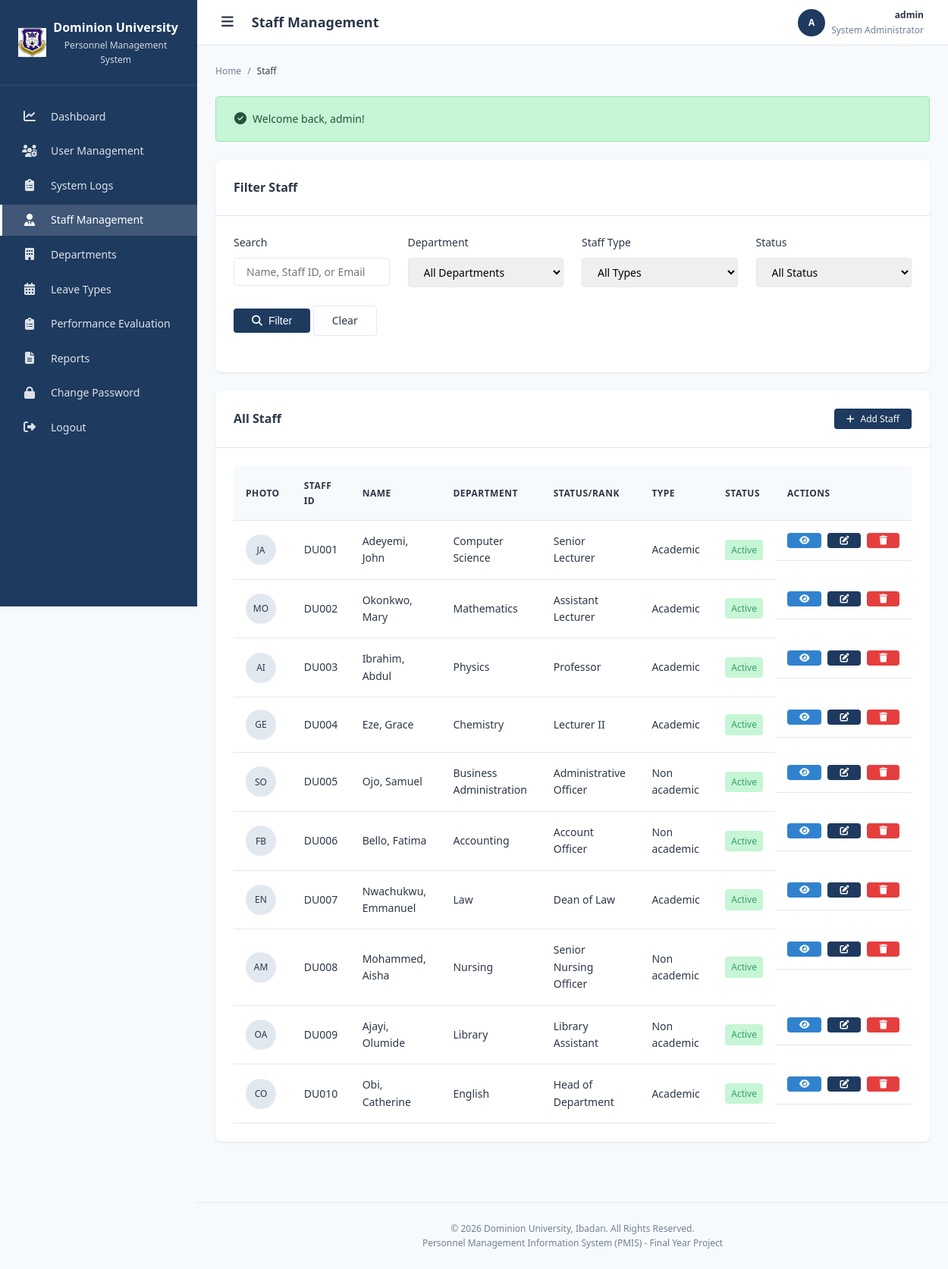
Page /modules/staff/list.php (signed in) on the committed database.
### tables this page shows
CREATE TABLE staff (
    id INT AUTO_INCREMENT PRIMARY KEY,
    staff_id VARCHAR(50) NOT NULL UNIQUE COMMENT 'Unique staff identification number',
    first_name VARCHAR(100) NOT NULL,
    last_name VARCHAR(100) NOT NULL,
    middle_name VARCHAR(100),
    gender ENUM('Male', 'Female', 'Other') NOT NULL,
    date_of_birth DATE,
    marital_status ENUM('Single', 'Married', 'Divorced', 'Widowed'),
    address TEXT,
    phone VARCHAR(20),
    email VARCHAR(100),
    next_of_kin VARCHAR(200),
    height VARCHAR(10),
    qualification VARCHAR(255),
    department_id INT,
    rank VARCHAR(100) COMMENT 'Job title/designation',
    employment_condition ENUM('Permanent', 'Contract', 'Temporary', 'Part-time') DEFAULT 'Permanent',
    date_recruited DATE,
    reason TEXT COMMENT 'Reason for employment/remarks',
    basic_salary DECIMAL(12, 2),
    staff_type ENUM('academic', 'non_academic') NOT NULL,
    passport_photo VARCHAR(255) COMMENT 'Path to passport photo',
    status ENUM('active', 'inactive', 'suspended') DEFAULT 'active',
    created_at TIMESTAMP DEFAULT CURRENT_TIMESTAMP,
    updated_at TIMESTAMP DEFAULT CURRENT_TIMESTAMP ON UPDATE CURRENT_TIMESTAMP,
    
     
    FOREIGN KEY (department_id) REFERENCES departments(id) ON DELETE SET NULL ON UPDATE CASCADE,
    
     
    INDEX idx_staff_id (staff_id),
    INDEX idx_staff_name (last_name, first_name),
    INDEX idx_staff_type (staff_type),
    INDEX idx_staff_status (status),
    INDEX idx_staff_dept (department_id)
);

CREATE TABLE departments (
    id INT AUTO_INCREMENT PRIMARY KEY,
    department_name VARCHAR(100) NOT NULL,
    department_code VARCHAR(20) UNIQUE,
    hod_staff_id INT NULL,
    description TEXT,
    created_at TIMESTAMP DEFAULT CURRENT_TIMESTAMP,
    updated_at TIMESTAMP DEFAULT CURRENT_TIMESTAMP ON UPDATE CURRENT_TIMESTAMP,
    INDEX idx_dept_name (department_name),
    INDEX idx_dept_code (department_code)
);

### includes/role_check.php (called while the page is built, shortened)
<?php
function getStatusBadgeClass($status) {
    $classes = [
        'active' => 'badge-success',
        'inactive' => 'badge-danger',
        'pending' => 'badge-warning',
        'approved' => 'badge-success',
        'rejected' => 'badge-danger',
        'suspended' => 'badge-warning',
        'hod_approved' => 'badge-info',
        'hod_rejected' => 'badge-danger',
        'dean_approved' => 'badge-info',
        'dean_rejected' => 'badge-danger'
    ];
    return $classes[$status] ?? 'badge-default';
}

### modules/staff/list.php (the view, shortened to what this page needs)
<?php
require_once '../../includes/functions.php';
require_once '../../includes/role_check.php';
$search = $_GET['search'] ?? '';
$sql = "
    SELECT s.*, d.department_name,
           (SELECT COUNT(*) FROM leave_applications WHERE staff_id = s.id AND status = 'pending') as pending_leave
    FROM staff s
    LEFT JOIN departments d ON s.department_id = d.id
    WHERE 1=1
";
$params = [];
$sql .= " ORDER BY s.created_at DESC";
$stmt = $pdo->prepare($sql);
$stmt->execute($params);
$staffList = $stmt->fetchAll();
require_once '../../includes/header.php';
require_once '../../includes/sidebar.php';
?>
<div class="card mb-3">
    <div class="card-header">
        <h3 class="card-title">Filter Staff</h3>
    </div>
    <div class="card-body">
        <form method="GET" action="">
            <div class="form-row">
                <div class="form-group">
                    <label class="form-label">Search</label>
                    <input type="text" name="search" class="form-control"
                           value="<?php echo escapeOutput($search); ?>"
                           placeholder="Name, Staff ID, or Email">
                </div>
                <div class="form-group">
                    <label class="form-label">Department</label>
                    <select name="department" class="form-control">
                        <option value="">All Departments</option>
                    </select>
                </div>
                <div class="form-group">
                    <label class="form-label">Staff Type</label>
                    <select name="type" class="form-control">
                        <option value="">All Types</option>
                    </select>
                </div>
                <div class="form-group">
                    <label class="form-label">Status</label>
                    <select name="status" class="form-control">
                        <option value="">All Status</option>
                    </select>
                </div>
            </div>
            <div class="form-group">
                <button type="submit" class="btn btn-primary"><i class="fas fa-search"></i> Filter</button>
                <a href="list.php" class="btn btn-outline">Clear</a>
            </div>
        </form>
    </div>
</div>
<div class="card">
    <div class="card-header">
        <h3 class="card-title">All Staff</h3>
        <a href="add.php" class="btn btn-primary btn-sm"><i class="fas fa-plus"></i> Add Staff</a>
    </div>
    <div class="card-body">
        <?php if (!empty($staffList)): ?>
            <div class="table-container">
                <table class="data-table" id="staffTable">
                    <thead>
                        <tr>
                            <th>Photo</th>
                            <th>Staff ID</th>
                            <th>Name</th>
                            <th>Department</th>
                            <th>Status/Rank</th>
                            <th>Type</th>
                            <th>Status</th>
                            <th>Actions</th>
                        </tr>
                    </thead>
                    <tbody>
                        <?php foreach ($staffList as $staff): ?>
                            <tr>
                                <td>
                                    <?php if ($staff['passport_photo']): ?>
                                        <img src="<?php echo escapeOutput($staff['passport_photo']); ?>"
                                             alt="Photo" style="width: 40px; height: 40px; border-radius: 50%; object-fit: cover;">
                                    <?php else: ?>
                                        <div style="width: 40px; height: 40px; border-radius: 50%; background: #e2e8f0;
                                                    display: flex; align-items: center; justify-content: center; font-size: 12px;">
                                            <?php echo getInitials($staff['first_name'] . ' ' . $staff['last_name']); ?>
                                        </div>
                                    <?php endif; ?>
                                </td>
                                <td><?php echo escapeOutput($staff['staff_id']); ?></td>
                                <td><?php echo escapeOutput($staff['last_name'] . ', ' . $staff['first_name']); ?></td>
                                <td><?php echo escapeOutput($staff['department_name'] ?? 'N/A'); ?></td>
                                <td><?php echo escapeOutput($staff['rank']); ?></td>
                                <td><?php echo ucfirst(str_replace('_', ' ', $staff['staff_type'])); ?></td>
                                <td>
                                    <span class="badge <?php echo getStatusBadgeClass($staff['status']); ?>">
                                        <?php echo ucfirst($staff['status']); ?>
                                    </span>
                                </td>
                                <td class="actions">
                                    <a href="view.php?id=<?php echo $staff['id']; ?>" class="btn btn-sm btn-info" title="View"><i class="fas fa-eye"></i></a>
                                    <a href="edit.php?id=<?php echo $staff['id']; ?>" class="btn btn-sm btn-primary" title="Edit"><i class="fas fa-edit"></i></a>
                                    <a href="delete.php?id=<?php echo $staff['id']; ?>" class="btn btn-sm btn-danger" title="Delete"
                                       onclick="return confirm('Are you sure you want to permanently delete this staff record? This will also remove their leave applications and assessments. This action cannot be undone.')"><i class="fas fa-trash"></i></a>
                                </td>
                            </tr>
                        <?php endforeach; ?>
                    </tbody>
                </table>
            </div>
        <?php else: ?>
            <p class="text-center text-muted">No staff found</p>
        <?php endif; ?>
    </div>
</div>
<?php require_once '../../includes/footer.php'; ?>

### assets/css/style.css (style rules this page uses)
:root { --primary-color: #1e3a5f; --primary-dark: #152a45; --primary-light: #2c5282; --secondary-color: #2d5a87; --accent-color: #3182ce; --bg-color: #f7fafc; --card-bg: #ffffff; --text-color: #2d3748; --text-muted: #718096; --border-color: #e2e8f0; --success-color: #38a169; --success-bg: #c6f6d5; --danger-color: #e53e3e; --danger-bg: #fed7d7; --warning-color: #d69e2e; --warning-bg: #fefcbf; --info-color: #3182ce; --info-bg: #bee3f8; --font-family: 'Segoe UI', Tahoma, Geneva, Verdana, sans-serif; --font-size-base: 14px; --font-size-sm: 12px; --font-size-lg: 16px; --font-size-xl: 18px; --font-size-2xl: 24px; --spacing-xs: 4px; --spacing-sm: 8px; --spacing-md: 16px; --spacing-lg: 24px; --spacing-xl: 32px; --radius-sm: 4px; --radius-md: 8px; --radius-lg: 12px; --shadow-sm: 0 1px 3px rgba(0, 0, 0, 0.1); --shadow-md: 0 4px 6px rgba(0, 0, 0, 0.1); --shadow-lg: 0 10px 15px rgba(0, 0, 0, 0.1); --sidebar-width: 260px; --sidebar-collapsed: 70px; --header-height: 60px; }
* { margin: 0; padding: 0; box-sizing: border-box; }
html { font-size: var(--font-size-base); }
body { font-family: var(--font-family); background-color: var(--bg-color); color: var(--text-color); line-height: 1.6; min-height: 100vh; }
a { text-decoration: none; color: var(--accent-color); transition: color 0.2s; }
.card { background: var(--card-bg); border-radius: var(--radius-md); box-shadow: var(--shadow-sm); margin-bottom: var(--spacing-lg); }
.card-header { padding: var(--spacing-lg); border-bottom: 1px solid var(--border-color); display: flex; align-items: center; justify-content: space-between; }
.card-title { font-size: var(--font-size-lg); font-weight: 600; color: var(--text-color); }
.card-body { padding: var(--spacing-lg); }
.table-container { overflow-x: auto; }
.data-table { width: 100%; border-collapse: collapse; }
.data-table th, .data-table td { padding: var(--spacing-md); text-align: left; border-bottom: 1px solid var(--border-color); }
.data-table th { background: var(--bg-color); font-weight: 600; color: var(--text-color); font-size: var(--font-size-sm); text-transform: uppercase; letter-spacing: 0.5px; }
.data-table .actions { display: flex; gap: var(--spacing-sm); }
.form-group { margin-bottom: var(--spacing-lg); }
.form-label { display: block; margin-bottom: var(--spacing-sm); font-weight: 500; color: var(--text-color); }
.form-control { width: 100%; padding: var(--spacing-sm) var(--spacing-md); border: 1px solid var(--border-color); border-radius: var(--radius-sm); font-size: var(--font-size-base); font-family: inherit; transition: border-color 0.2s, box-shadow 0.2s; }
select.form-control { cursor: pointer; }
.form-row { display: grid; grid-template-columns: repeat(auto-fit, minmax(200px, 1fr)); gap: var(--spacing-lg); }
.btn { display: inline-flex; align-items: center; justify-content: center; gap: var(--spacing-sm); padding: var(--spacing-sm) var(--spacing-lg); border: none; border-radius: var(--radius-sm); font-size: var(--font-size-base); font-weight: 500; cursor: pointer; transition: all 0.2s; text-decoration: none; }
.btn-primary { background: var(--primary-color); color: #fff; }
.btn-danger { background: var(--danger-color); color: #fff; }
.btn-info { background: var(--info-color); color: #fff; }
.btn-outline { background: transparent; border: 1px solid var(--border-color); color: var(--text-color); }
.btn-sm { padding: var(--spacing-xs) var(--spacing-md); font-size: var(--font-size-sm); }
.badge { display: inline-block; padding: var(--spacing-xs) var(--spacing-sm); border-radius: var(--radius-sm); font-size: var(--font-size-sm); font-weight: 500; }
.badge-success { background: var(--success-bg); color: var(--success-color); }
.mb-3 { margin-bottom: var(--spacing-lg); }

### rows in the picture
staff: first_name+last_name "JA", staff "DU001", last_name+first_name "Adeyemi, John", department.department_name "Computer Science", rank "Senior Lecturer", staff_type "Academic", status "Active"
staff: first_name+last_name "MO", staff "DU002", last_name+first_name "Okonkwo, Mary", department.department_name "Mathematics", rank "Assistant Lecturer", staff_type "Academic", status "Active"
staff: first_name+last_name "AI", staff "DU003", last_name+first_name "Ibrahim, Abdul", department.department_name "Physics", rank "Professor", staff_type "Academic", status "Active"
staff: first_name+last_name "GE", staff "DU004", last_name+first_name "Eze, Grace", department.department_name "Chemistry", rank "Lecturer II", staff_type "Academic", status "Active"
staff: first_name+last_name "SO", staff "DU005", last_name+first_name "Ojo, Samuel", department.department_name "Business Administration", rank "Administrative Officer", staff_type "Non academic", status "Active"
staff: first_name+last_name "FB", staff "DU006", last_name+first_name "Bello, Fatima", department.department_name "Accounting", rank "Account Officer", staff_type "Non academic", status "Active"
staff: first_name+last_name "EN", staff "DU007", last_name+first_name "Nwachukwu, Emmanuel", department.department_name "Law", rank "Dean of Law", staff_type "Academic", status "Active"
staff: first_name+last_name "AM", staff "DU008", last_name+first_name "Mohammed, Aisha", department.department_name "Nursing", rank "Senior Nursing Officer", staff_type "Non academic", status "Active"
staff: first_name+last_name "OA", staff "DU009", last_name+first_name "Ajayi, Olumide", department.department_name "Library", rank "Library Assistant", staff_type "Non academic", status "Active"
staff: first_name+last_name "CO", staff "DU010", last_name+first_name "Obi, Catherine", department.department_name "English", rank "Head of Department", staff_type "Academic", status "Active"

### other values in the picture
escapeOutput($pageTitle) "Staff Management"
$currentUserInitials "A"
escapeOutput($currentUserName) "admin"
escapeOutput($currentUserRole) "System Administrator"
escapeOutput($name) "Staff"
escapeOutput($msg['message']) "Welcome back, admin!"
